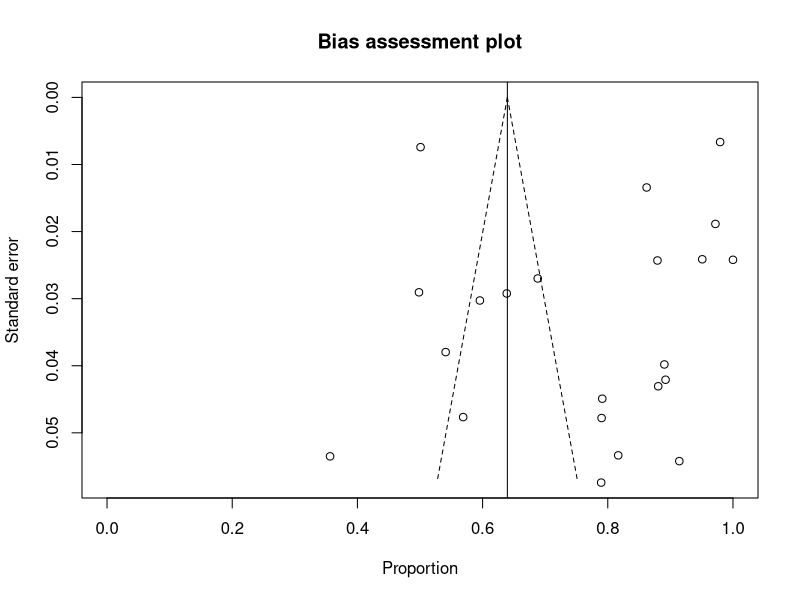
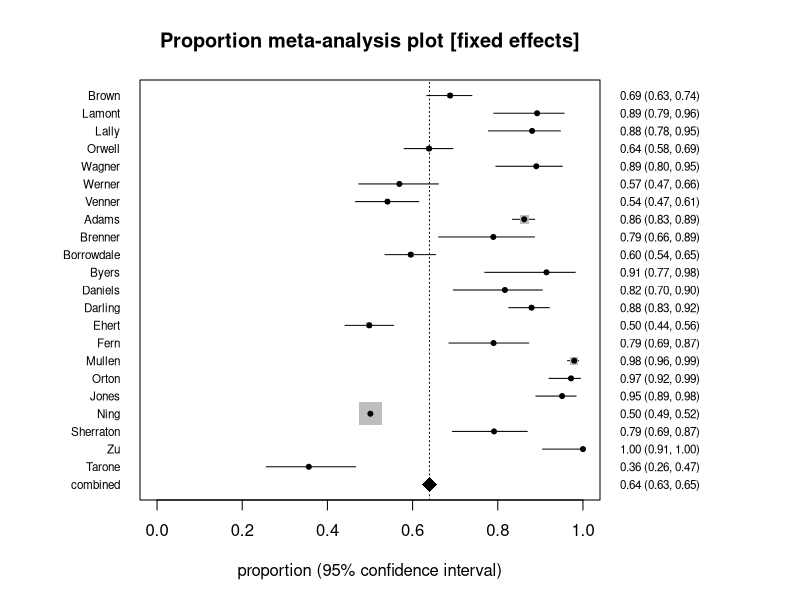
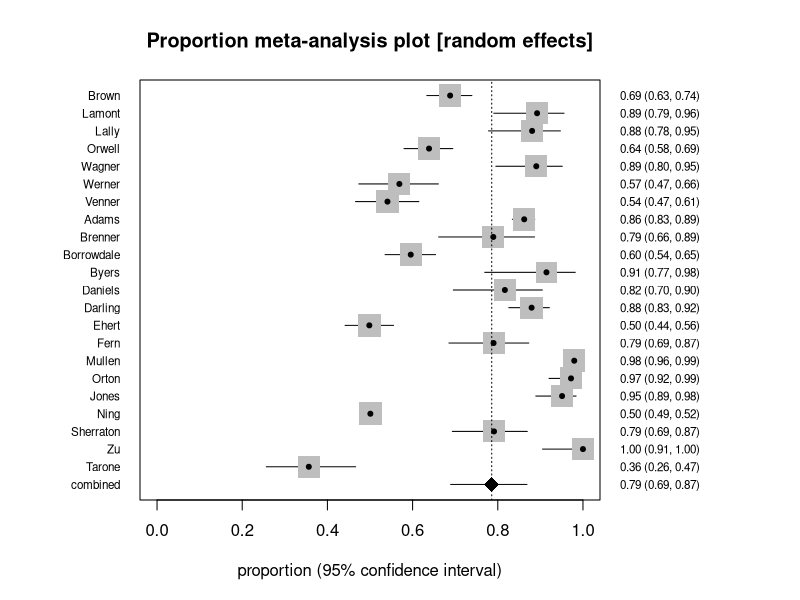

Source code (R) for these figures, in order:
# Proportion meta-analysis: the StatsDirect help example (adherence with medication in
# 22 fictitious trials; the test workbook's Meta-analysis worksheet columns Trial,
# Adherent and Total) in R
trial <- c("Brown", "Lamont", "Lally", "Orwell", "Wagner", "Werner", "Venner", "Adams",
           "Brenner", "Borrowdale", "Byers", "Daniels", "Darling", "Ehert", "Fern",
           "Mullen", "Orton", "Jones", "Ning", "Sherraton", "Zu", "Tarone")
adherent <- c(214, 58, 59, 182, 65, 66, 99, 600, 45, 165, 32, 49, 175, 155, 64, 526,
              104, 97, 2310, 72, 37, 31)
total <- c(311, 65, 67, 285, 73, 116, 183, 696, 57, 277, 35, 60, 199, 311, 81, 537,
           107, 102, 4612, 91, 37, 87)

# Base R has no meta-analysis function, so the pooled proportions are computed as the
# formulae above give them: each proportion is transformed by the Freeman-Tukey double
# arcsine, pooled with inverse variance weights (n + 0.5), and the pooled transform is
# taken back to a proportion by the Stuart-Ord inverse, sin(x/2)^2
six <- function(x) formatC(x, digits = 6, format = "f", drop0trailing = TRUE)
pv <- function(p) {
  if (p < 0.0001) "P < 0.0001" else
    paste("P =", formatC(p, digits = 4, format = "f", drop0trailing = TRUE))
}
k <- length(total)
z <- qnorm(0.975)
p <- adherent / total

# Each study's proportion with its exact (Clopper-Pearson) 95% confidence interval, as
# binom.test() gives it; when every subject responds, as in the Zu trial, the interval
# is one sided and its lower limit is the 97.5% limit
ci <- t(sapply(seq_len(k), function(i) binom.test(adherent[i], total[i])$conf.int))
one_sided <- ifelse(adherent == 0 | adherent == total, "[97.5% one-sided CI]", "")
cat("Method: Stuart-Ord (inverse double arcsine square root)\n")
print(data.frame(Study = seq_len(k), Proportion = six(p), Lower = six(ci[, 1]),
                 Upper = six(ci[, 2]), Trial = paste(trial, one_sided)),
      row.names = FALSE, right = FALSE)

# The transformed proportions, their variances and the fixed and random effects weights
x <- asin(sqrt(adherent / (total + 1))) + asin(sqrt((adherent + 1) / (total + 1)))
v <- 1 / (total + 0.5)
w <- 1 / v
xf <- sum(w * x) / sum(w)
se_f <- 1 / sqrt(sum(w))
q <- sum(w * (x - xf)^2)
tau2 <- max(0, (q - (k - 1)) / (sum(w) - sum(w^2) / sum(w)))
wr <- 1 / (tau2 + v)
xr <- sum(wr * x) / sum(wr)
se_r <- 1 / sqrt(sum(wr))
print(data.frame(Study = seq_len(k), Transform = six(x), Variance = six(v),
                 Fixed = six(100 * w / sum(w)), Random = six(100 * wr / sum(wr)),
                 Trial = paste(trial, one_sided)), row.names = FALSE, right = FALSE)

inv <- function(t) sin(t / 2)^2
cat("Fixed effects (inverse variance)\n")
cat("Pooled proportion = ", six(inv(xf)), " (95% CI = ", six(inv(xf - z * se_f)),
    " to ", six(inv(xf + z * se_f)), ")\n", sep = "")

# Cochran's Q against chi-square on k - 1 df, the DerSimonian-Laird estimate of the
# between-studies variance, and I-squared, which is lambda / (df + lambda) for the
# noncentrality parameter lambda = Q - df, with the confidence interval that StatsDirect
# gives by default (the noncentral chi-square method of Hedges and Pigott): the lambda
# at which the observed Q is the 97.5% point of the noncentral chi-square distribution
# on df degrees of freedom, and the lambda at which it is the 2.5% point, each turned
# into an I-squared; a limit is 0 when the central distribution already puts Q below
# that point
cat("Non-combinability of studies\n")
cat("Cochran Q = ", six(q), "  (df = ", k - 1, ")  ",
    pv(pchisq(q, k - 1, lower.tail = FALSE)), "\n", sep = "")
cat("Moment-based estimate of between studies variance =", six(tau2), "\n")
df <- k - 1
i2 <- function(lambda) 100 * lambda / (df + lambda)
lambda_at <- function(prob) {
  if (pchisq(q, df) < prob) return(0)
  uniroot(function(l) pchisq(q, df, ncp = l) - prob, c(0, 10 * (q + df)),
          tol = 1e-10)$root
}
one <- function(x) formatC(x, digits = 1, format = "f")
cat("I2 (inconsistency) = ", one(i2(max(0, q - df))), "% (95% CI = ",
    one(i2(lambda_at(0.975))), "% to ", one(i2(lambda_at(0.025))), "%)\n", sep = "")

cat("Random effects (DerSimonian-Laird)\n")
cat("Pooled proportion = ", six(inv(xr)), " (95% CI = ", six(inv(xr - z * se_r)),
    " to ", six(inv(xr + z * se_r)), ")\n", sep = "")

# Bias indicators, all on the proportion scale with each study's standard error taken
# from its exact confidence interval. Begg-Mazumdar: Kendall's tau between the
# standardised deviates from the pooled proportion and the variances, with the exact P
# that cor.test() gives when there are no ties. Egger: the intercept of the regression
# of the standardised proportion on precision, with a 90% interval and its t test
cat("Bias indicators\n")
se <- (ci[, 2] - ci[, 1]) / 2 / z
wx <- 1 / se^2
ts <- (p - sum(p * wx) / sum(wx)) / sqrt(se^2 - 1 / sum(wx))
begg <- cor.test(ts, se^2, method = "kendall")
cat("Begg-Mazumdar: Kendall's tau =", six(begg$estimate), " ", pv(begg$p.value), "\n")
egger <- lm(I(p / se) ~ I(1 / se))
cat("Egger: bias = ", six(coef(egger)[1]), " (90% CI = ",
    six(confint(egger, level = 0.9)[1, 1]), " to ",
    six(confint(egger, level = 0.9)[1, 2]), ")  ",
    pv(summary(egger)$coefficients[1, 4]), "\n", sep = "")

# Harbord's test as StatsDirect adapts it to proportions: each study's score is the
# excess of responders over the number expected at the pooled fixed effects proportion,
# with the binomial variance, and the bias is the intercept of the regression of
# score / sqrt(variance) on sqrt(variance)
pf <- inv(xf)
score <- adherent - total * pf
vs <- total * pf * (1 - pf)
harbord <- lm(I(score / sqrt(vs)) ~ sqrt(vs))
cat("Harbord: bias = ", six(coef(harbord)[1]), " (90% CI = ",
    six(confint(harbord, level = 0.9)[1, 1]), " to ",
    six(confint(harbord, level = 0.9)[1, 2]), ")  ",
    pv(summary(harbord)$coefficients[1, 4]), "\n", sep = "")

# The report's charts: a funnel plot of each proportion against its standard error,
# with the pooled fixed effects proportion and its 95% limits, then a forest plot for
# each model with the studies in order from the top and the pooled estimate at the foot
plot(p, se, ylim = rev(c(0, max(se))), xlim = c(0, 1), xlab = "Proportion",
     ylab = "Standard error", main = "Bias assessment plot")
abline(v = pf)
s <- seq(0, max(se), length.out = 50)
lines(pf - z * s, s, lty = 2)
lines(pf + z * s, s, lty = 2)
forest <- function(est, lower, upper, weight, title) {
  rows <- c(trial, "combined")
  y <- rev(seq_along(rows))
  old <- par(mar = c(5, 7, 4, 10))
  plot(est, y, type = "n", xlim = c(0, 1), yaxt = "n", ylab = "",
       xlab = "proportion (95% confidence interval)", main = title)
  segments(lower, y, upper, y)
  points(est[1:k], y[1:k], pch = 15, col = "grey", cex = 3 * sqrt(weight / max(weight)))
  points(est[1:k], y[1:k], pch = 20)
  points(est[k + 1], y[k + 1], pch = 18, cex = 2)
  abline(v = est[k + 1], lty = 3)
  axis(2, at = y, labels = rows, las = 1, tick = FALSE, cex.axis = 0.7)
  axis(4, at = y, tick = FALSE, las = 1, cex.axis = 0.7,
       labels = sprintf("%.2f (%.2f, %.2f)", est, lower, upper))
  par(old)
}
forest(c(p, inv(xf)), c(ci[, 1], inv(xf - z * se_f)), c(ci[, 2], inv(xf + z * se_f)), w,
       "Proportion meta-analysis plot [fixed effects]")
forest(c(p, inv(xr)), c(ci[, 1], inv(xr - z * se_r)), c(ci[, 2], inv(xr + z * se_r)),
       wr, "Proportion meta-analysis plot [random effects]")

# The Miller inverse, the other choice of back-transform in StatsDirect: the exact
# inverse of the double arcsine at n = the harmonic mean of the study sizes
hm <- k / sum(1 / total)
ft <- function(r, n) asin(sqrt(r / (n + 1))) + asin(sqrt((r + 1) / (n + 1)))
miller <- function(t) {
  # beyond the range of the transform at n = hm the exact inverse folds back, so
  # StatsDirect returns 0 or 1 there
  if (t > ft(hm, hm)) return(1)
  if (t < ft(0, hm)) return(0)
  0.5 * (1 - sign(cos(t)) * sqrt(1 - (sin(t) + (sin(t) - 1 / sin(t)) / hm)^2))
}
cat("Method: Miller (exact inverse Freeman-Tukey double arcsine)\n")
cat("Fixed effects pooled proportion = ", six(miller(xf)), " (95% CI = ",
    six(miller(xf - z * se_f)), " to ", six(miller(xf + z * se_f)), ")\n", sep = "")
cat("Random effects pooled proportion = ", six(miller(xr)), " (95% CI = ",
    six(miller(xr - z * se_r)), " to ", six(miller(xr + z * se_r)), ")\n", sep = "")
# Harbord's score is taken from the Miller pooled proportion here, so the test moves
pf <- miller(xf)
score <- adherent - total * pf
vs <- total * pf * (1 - pf)
harbord <- lm(I(score / sqrt(vs)) ~ sqrt(vs))
cat("Harbord: bias = ", six(coef(harbord)[1]), " (90% CI = ",
    six(confint(harbord, level = 0.9)[1, 1]), " to ",
    six(confint(harbord, level = 0.9)[1, 2]), ")  ",
    pv(summary(harbord)$coefficients[1, 4]), "\n", sep = "")
